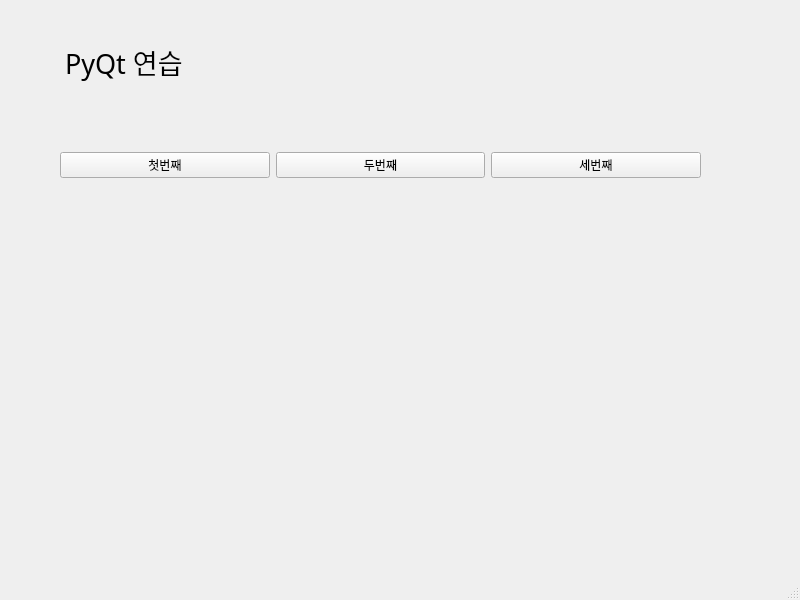
<?xml version="1.0" encoding="UTF-8"?>
<ui version="4.0">
 <class>MainWindow</class>
 <widget class="QMainWindow" name="MainWindow">
  <property name="geometry">
   <rect>
    <x>0</x>
    <y>0</y>
    <width>800</width>
    <height>600</height>
   </rect>
  </property>
  <property name="windowTitle">
   <string>MainWindow</string>
  </property>
  <widget class="QWidget" name="centralwidget">
   <widget class="QWidget" name="horizontalLayoutWidget">
    <property name="geometry">
     <rect>
      <x>60</x>
      <y>110</y>
      <width>641</width>
      <height>111</height>
     </rect>
    </property>
    <layout class="QHBoxLayout" name="horizontalLayout">
     <item>
      <widget class="QPushButton" name="pushButton_3">
       <property name="text">
        <string>첫번째</string>
       </property>
      </widget>
     </item>
     <item>
      <widget class="QPushButton" name="pushButton_2">
       <property name="text">
        <string>두번째</string>
       </property>
      </widget>
     </item>
     <item>
      <widget class="QPushButton" name="pushButton">
       <property name="text">
        <string>세번째</string>
       </property>
      </widget>
     </item>
    </layout>
   </widget>
   <widget class="QLabel" name="label">
    <property name="geometry">
     <rect>
      <x>65</x>
      <y>41</y>
      <width>631</width>
      <height>41</height>
     </rect>
    </property>
    <property name="font">
     <font>
      <family>맑은 고딕</family>
      <pointsize>20</pointsize>
     </font>
    </property>
    <property name="text">
     <string>PyQt 연습</string>
    </property>
   </widget>
  </widget>
  <widget class="QMenuBar" name="menubar">
   <property name="geometry">
    <rect>
     <x>0</x>
     <y>0</y>
     <width>800</width>
     <height>21</height>
    </rect>
   </property>
  </widget>
  <widget class="QStatusBar" name="statusbar"/>
 </widget>
 <resources/>
 <connections>
  <connection>
   <sender>pushButton_3</sender>
   <signal>clicked()</signal>
   <receiver>MainWindow</receiver>
   <slot>slot1()</slot>
   <hints>
    <hint type="sourcelabel">
     <x>145</x>
     <y>186</y>
    </hint>
    <hint type="destinationlabel">
     <x>201</x>
     <y>243</y>
    </hint>
   </hints>
  </connection>
  <connection>
   <sender>pushButton_2</sender>
   <signal>clicked()</signal>
   <receiver>MainWindow</receiver>
   <slot>slot2()</slot>
   <hints>
    <hint type="sourcelabel">
     <x>367</x>
     <y>181</y>
    </hint>
    <hint type="destinationlabel">
     <x>375</x>
     <y>249</y>
    </hint>
   </hints>
  </connection>
  <connection>
   <sender>pushButton</sender>
   <signal>clicked()</signal>
   <receiver>MainWindow</receiver>
   <slot>slot3()</slot>
   <hints>
    <hint type="sourcelabel">
     <x>594</x>
     <y>189</y>
    </hint>
    <hint type="destinationlabel">
     <x>594</x>
     <y>259</y>
    </hint>
   </hints>
  </connection>
 </connections>
 <slots>
  <slot>slot1()</slot>
  <slot>slot2()</slot>
  <slot>slot3()</slot>
 </slots>
</ui>
